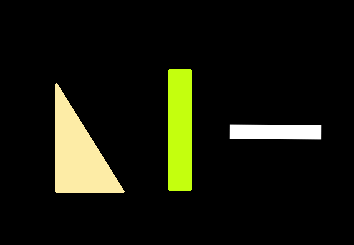
#> input picture CV04/drawing3.png, 354 x 245 px, found by its file name
$ python connectedComponents.py   (older library calls are emulated)
#> lines starting #> are read from the running program, lines starting #| are printed output that depends on the picture; after the words box and inside, x2 and y2 are one past the last pixel; in counts of white or black regions, pixels touching at a corner belong together
"""
개요: connectedComponents()는 바이너리 영상에서 개별 객체를 찾아 이것을 레이블링한다.
    이 함수를 이용해 이진 영상의 객체를 분리해서 같은 라벨을 가진 객체들의 랜덤칼라로 칠한다.
    검출된 객체의 중심을 표시하고, 객체의 번호를 적어 넣는다.

Connected Component Labelling 방법에 대한 설명 자료
    http://aishack.in/tutorials/labelling-connected-components-example/
    http://aishack.in/tutorials/connected-component-labelling/

"""

import cv2
import cv2 as cv
import numpy as np
import matplotlib.pyplot as plt

Path = '../data/'
# [9 lines of commented-out code are left out]
Name = 'CONTOUR_TEST_ORG.jpg'       # 바깥 테두리가 검은 색
#Name = 'bullseye.jpg'
Name = 'rects.png'
# [4 lines of commented-out code are left out]
Name = 'drawing1.png'
Name = 'drawing3.png'

#=======================================================================================================
# 단계 0 : 입력 영상을 읽어들인다.
# 실험 영상은 이진화가 용이한 것을 선택하는 것이 분석에 도움이 된다.
#=======================================================================================================
FullName = Path + Name
img = cv.imread(FullName)
#> img is the input picture: shape (245, 354, 3); mean B, G, R 11.9, 23.3, 22.1
assert img is not None, "Failed to load image file:"
cv2.imshow("input:"+str(Name), img)
cv2.waitKey()
gray=cv.cvtColor(img, cv.COLOR_BGR2GRAY)
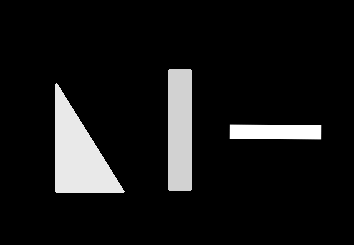
#> gray: shape (245, 354); min 0, max 255, mean 21.6


"""
# 현재 오동작 중...
#=======================================================================================================
# 실험 1 : connectedComponents() 함수를 이용하여 이진 영상의 레이블링을 시행한 결과를 보인다.
#=======================================================================================================

# 단계 1 : 입력 영상의 이진화 작업.
otsu_thr, imgBin = cv2.threshold(gray,  # otsu_thr = 연산된 임계치. , otsu_mask = 바이너리 영상
                                    -1,     # 원래 임계값을 지정하는 것인데  오츠는 자동 연산하기 때문에 활용되지 않는다.
                                    255,    # 임계값 보다 클 경우 배정될 값. 나머지는 0이된다.
                                    cv2.THRESH_BINARY | cv2.THRESH_OTSU)

cv2.imshow("imgBin by thresholding", imgBin)
cv2.waitKey()

# 단계 2 : 레이블링을 시행한다.
connectivity = 8
num_labels, labelmap = cv2.connectedComponents(imgBin, connectivity, cv2.CV_32S)
print(num_labels)

# 단계 3: 원본 영상과 레이블링된 영상을 보인다.
# 레이블링 결과는 0~255의 값을 라벨의 수(num_labels - 1))로 나누어 그 단계 만큼의 계조 변화로 보인다.
# 라벨 0는 배경이기 때문에 -1 연산이 필요하다.
img = np.hstack((img, labelmap.astype(np.float32)/(num_labels - 1)))
cv2.imshow('Connected components', img)
cv2.waitKey()
cv2.destroyAllWindows()
exit()
"""

#=======================================================================================================
# 실험 2:
# connectedComponentsWithStats() 함수를 이용하여 라벨이 다른 객체에 대해 다른 색상으로 표현하고 그 중심점을 표시한다.
# computes the connected components labeled image of boolean image and also produces a statistics output for each label
# https://docs.opencv.org/master/d3/dc0/group__imgproc__shape.html#gaedef8c7340499ca391d459122e51bef5
# stats[label, COLUMN] where available columns are defined below.
#  0: cv2.CC_STAT_LEFT The leftmost (x) coordinate which is the inclusive start of the bounding box in the horizontal direction.
#  1: cv2.CC_STAT_TOP The topmost (y) coordinate which is the inclusive start of the bounding box in the vertical direction.
#  2: cv2.CC_STAT_WIDTH The horizontal size of the bounding box
#  3: cv2.CC_STAT_HEIGHT The vertical size of the bounding box
#  4: cv2.CC_STAT_AREA The total area (in pixels) of the connected component
# 위 정보로 해당 라벨 객체를 둘러싸는 bounding box를 그릴 수 있다. -> C++ 사례 참조: https://webnautes.tistory.com/823
#=======================================================================================================

#print(cv2.CC_STAT_LEFT); print(cv2.CC_STAT_TOP); print(cv2.CC_STAT_WIDTH); print(cv2.CC_STAT_HEIGHT); print(cv2.CC_STAT_AREA); exit(0)


# 단계 1: 이진화한다.
otsu_thr, otsu_mask = cv2.threshold(gray, -1, 1, cv2.THRESH_BINARY | cv2.THRESH_OTSU)
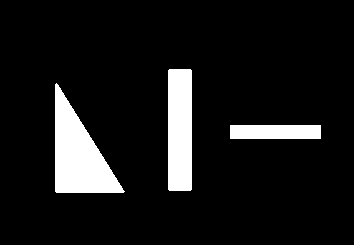
#> otsu_mask: shape (245, 354); values 0 (black) and 1 (white), 9.4% white; 3 white regions, box (x1, y1, x2, y2) and area: (55, 83, 125, 193) 3996, (168, 69, 192, 191) 2924, (230, 125, 321, 139) 1274
#> otsu_thr = 108

# 단계 2: 분리된 객체에 대해 라벨을 부여한다. 또한 그 중심 좌표를 반환받는다.
connectivity = 8
output = cv2.connectedComponentsWithStats(otsu_mask, connectivity, cv2.CV_32S)
ret_val, labelmap, stats, centers = output
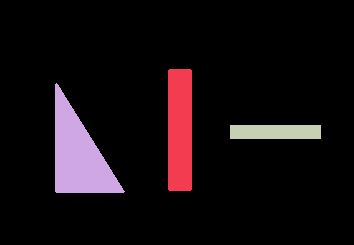
#> labelmap: shape (245, 354) int32; 4 distinct labels, from 0 to 3; one colour per label, 0 black
#> ret_val = 4; stats = [[0, 0, 354, 245, 78536], [168, 69, 24, 122, 2924], [55, 83, 70, 110, 3996], [230, 125, 91, 14, 1274]]; centers = [[179.8, 119.9], [179.5, 129.5], [78.07, 154.8], [275, 131.5]]
print('ret_val=', ret_val)                  # number of labels. 배경(0번) 포함.
#| ret_val= 4
print(f'labelmap.shape={labelmap.shape}')   # 1채널 영상의 크기
#| labelmap.shape=(245, 354)
print(f'labelmap.dtype={labelmap.dtype}')   # int32. label을 지정하는 길이.
#| labelmap.dtype=int32
print(f'stats.shape={stats.shape}')
#| stats.shape=(4, 5)

#centers = np.int0(centers)      # 부동소수를 정수로 변환. 사라질 함수.
centers = np.intp(centers)      # 부동소수를 정수로 변환. 추천함수
#> centers = [[179, 119], [179, 129], [78, 154], [275, 131]]
print("centers=\n", centers)      # 라벨 별로 (x, y)의 값을 출력한다. 라벨 0은 배경이다.
#| centers=
#|  [[179 119]
#|  [179 129]
#|  [ 78 154]
#|  [275 131]]
print("stats=\n",stats)        # stats[label, COLUMN]. 라벨별로 0~5개의 COLUMN이 존재한다.
#| stats=
#|  [[    0     0   354   245 78536]
#|  [  168    69    24   122  2924]
#|  [   55    83    70   110  3996]
#|  [  230   125    91    14  1274]]

# 단계 3: 레이블링 결과를 칼라로 표현한다.   읽을 때 1차원으로 읽었음.
#colored = np.full((img.shape[0], img.shape[1], 3), 0, np.uint8)
colored = np.full(img.shape, 0, np.uint8)

for i in range(1, ret_val): # 0번은 배경 색이므로 제외한다.
    #if stats[i][4] > 200:
    if stats[i][cv2.CC_STAT_AREA] > 200:
        # 특정 라벨로 배정된 화소에 라벨에 따라 다른 색상을 배정한다.
        rdm_c = (0, 255*i/ret_val, 255*ret_val/i)     # i에 의해 만들어지는 색
        colored[labelmap == i] = rdm_c
        centroid = (int(centers[i][0]), int(centers[i][1]))     # (x, y)
        #cv2.circle(colored, centroid, 8,(255, 0, 0), cv2.FILLED)
        cv2.circle(colored, centroid, 4, (255, 255, 255), cv2.FILLED)
        cv.putText(colored, str(i), centroid, cv.FONT_HERSHEY_SIMPLEX, 1, (255,0,0), 2);
#> this loop made 3 passes
#> (rdm_c, centroid) on passes 1 to 3: ((0, 63.75, 1020), (179, 129)), ((0, 127.5, 510), (78, 154)), ((0, 191.2, 340), (275, 131))
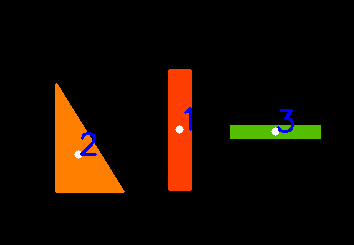
#> colored: shape (245, 354, 3); mean of channels 0, 1, 2 1.6, 10.6, 20.8; drawn as B, G, R

cv2.imshow('colored', colored)
cv2.waitKey()
cv2.destroyAllWindows()

$ run again, with CV04/shapes_r.png copied over CV04/drawing3.png
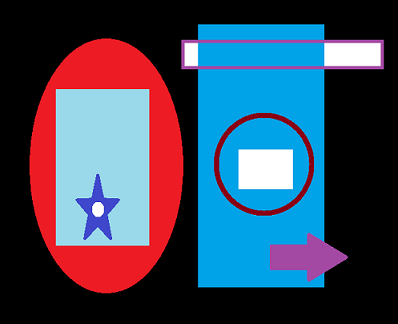
#> input picture CV04/shapes_r.png, 398 x 324 px, found by its file name
#> img is the input picture: shape (324, 398, 3); mean B, G, R 91.7, 70.5, 60.1
#> `otsu_thr, otsu_mask = cv2.threshold(gray, -1, 1, cv2.THRESH_BINARY | c..`:
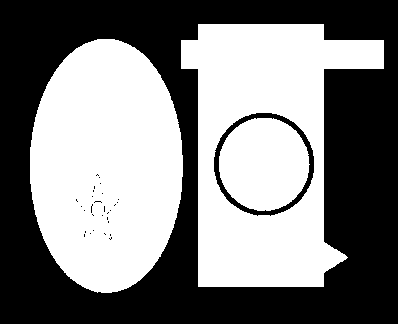
#> otsu_mask: shape (324, 398); values 0 (black) and 1 (white), 50.3% white; 31 black regions (29 under 20 px), largest, box (x1, y1, x2, y2) and area: (0, 0, 398, 324) 62575, (214, 113, 314, 216) 1466
#> otsu_thr = 69
#> labelmap: shape (324, 398) int32; 4 distinct labels, from 0 to 3
#> `ret_val, labelmap, stats, centers = output`: ret_val = 4; stats = [[0, 0, 398, 324, 64111], [181, 24, 203, 263, 27660], [30, 39, 153, 254, 30548], [219, 118, 91, 93, 6633]]; centers = [[207.1, 166.3], [265.2, 145.7], [105.9, 165.2], [263.6, 163.8]]
#| ret_val= 4
#| labelmap.shape=(324, 398)
#| labelmap.dtype=int32
#| stats.shape=(4, 5)
#> `centers = np.intp(centers)`: centers = [[207, 166], [265, 145], [105, 165], [263, 163]]
#| centers=
#|  [[207 166]
#|  [265 145]
#|  [105 165]
#|  [263 163]]
#| stats=
#|  [[    0     0   398   324 64111]
#|  [  181    24   203   263 27660]
#|  [   30    39   153   254 30548]
#|  [  219   118    91    93  6633]]
#> the loop `for i in range(1, ret_val):` made 3 passes
#> (rdm_c, centroid) on passes 1 to 3: ((0, 63.75, 1020), (265, 145)), ((0, 127.5, 510), (105, 165)), ((0, 191.2, 340), (263, 163))
#> after the loop `for i in range(1, ret_val):`:
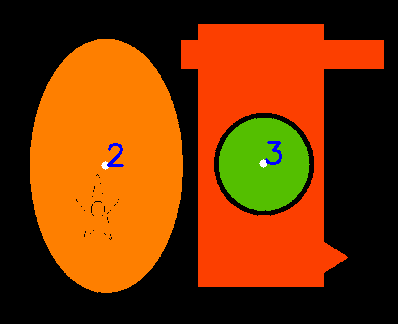
#> colored: shape (324, 398, 3); mean of channels 0, 1, 2 0.8, 53.1, 118.2; drawn as B, G, R
